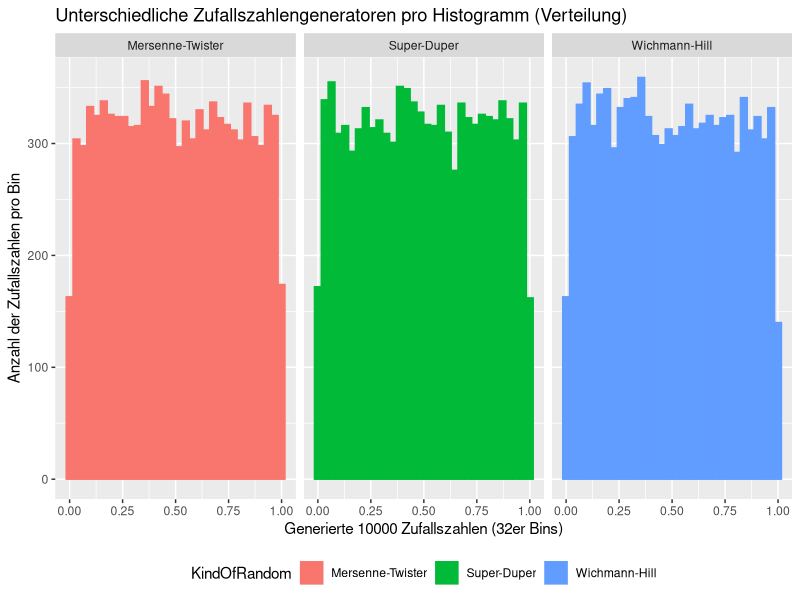
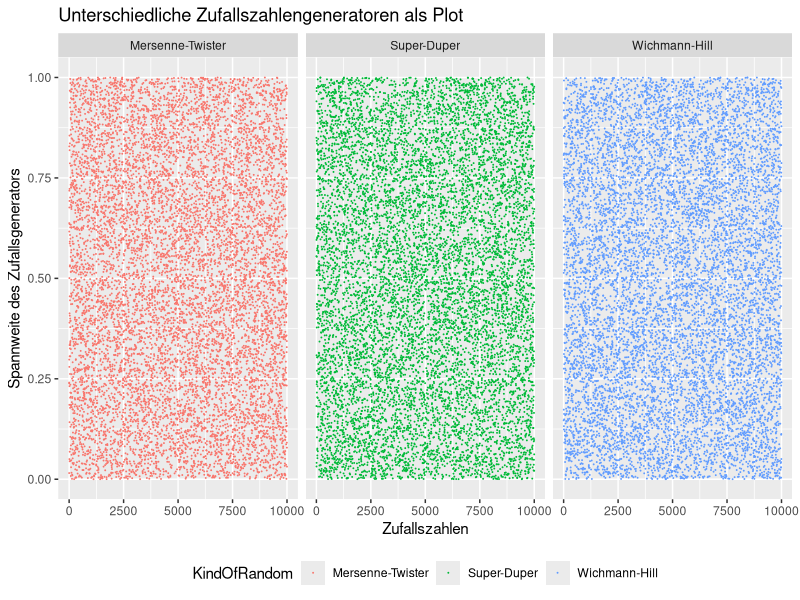

The R script that drew these images, in order:
## ---- chunk 1
library(ggplot2)
numberOfRandomNumbers <- 10000

RNGkind("Mersenne-Twister") # matches  "Mersenne-Twister"
datamt = data.frame(data = runif(numberOfRandomNumbers), KindOfRandom = "Mersenne-Twister", pos = 1:numberOfRandomNumbers)

RNGkind("Super") # matches  "Super-Duper"
datasd = data.frame(data = runif(numberOfRandomNumbers), KindOfRandom = "Super-Duper", pos = 1:numberOfRandomNumbers)

RNGkind("Wichmann-Hill") # matches  "Wichmann-Hill"
datawh = data.frame(data = runif(numberOfRandomNumbers), KindOfRandom = "Wichmann-Hill", pos = 1:numberOfRandomNumbers)

data <- rbind(datamt, datasd, datawh)

ggplot(data, aes(x = data, color = KindOfRandom, fill = KindOfRandom)) + 
  geom_histogram(bins = 32) + 
  facet_grid(~ KindOfRandom) +
  theme(legend.direction = "horizontal", 
        legend.position = "bottom",
        legend.box = "horizontal") +
  labs(title = "Unterschiedliche Zufallszahlengeneratoren pro Histogramm (Verteilung)",
  x = "Generierte 10000 Zufallszahlen (32er Bins)",
  y = "Anzahl der Zufallszahlen pro Bin")
## ---- chunk 2
ggplot(data, aes(y = data, x = pos, color = KindOfRandom)) + 
  geom_point(size = 0.01) +
  facet_grid(~ KindOfRandom) +
  theme(legend.direction = "horizontal", 
        legend.position = "bottom",
        legend.box = "horizontal") +
  labs(title = "Unterschiedliche Zufallszahlengeneratoren als Plot",
  x = "Zufallszahlen",
  y = "Spannweite des Zufallsgenerators")
## ---- chunk 3
#?RNG
## ---- chunk 4
# RNGkind setzt den Pseudozufallsgenerator
# Setzt den Zufallsgenerator auf L'Ecuyer-CMRG
RNGkind("L'Ecuyer-CMRG")

# Gibt den aktuellen Zufallsgenerator aus
RNGkind()

# Setzt den Zufallsgenerator auf Mersenne-Twister (default)
RNGkind("Mersenne-Twister")
## ---- chunk 5
# Setzt den Seed auf 123456789 für genau den nächsten Aufruf
set.seed(123456789)

# Generiert immer die selben 10 Zufallszahlen wegen den seed.
runif(10)

# Generiert 10 Zufallszahlen ohne Seed
runif(10)
## ---- chunk 6
#options(expressions=100000)
# Berechnet die neue Zufallszahl
#PP.Coincidence.CalculateNumber <- function (randomNumber) {
#  first <- as.numeric(substr(randomNumber, 0, 5))
#  second <- as.numeric(substr(randomNumber, 6, 10))
#  
#  if(is.na(second) || second == 0) {
#    second <- bitwXor(first, as.numeric(substr(as.numeric(Sys.time()), 6, 10)))
#  }
#  return (first * second)
#}

# Rekursiver Aufrauf
#PP.Coincidence.Recursive <- function(numberOfRandomNumbers, randomNumber, randomList) {
#  if (numberOfRandomNumbers <=0 ) {
#    return( c() )
#  } else {
#    newRN <- PP.Coincidence.CalculateNumber(randomNumber)
#    return( c(Recall(numberOfRandomNumbers-1, newRN, randomList),newRN/10000000000) )
#  }
#}

# Initialaufruf mit einer Anzahl von Zufallszahlen
#PP.Coincidence <- function(numberOfRandomNumbers){
#  return (PP.Coincidence.Recursive(numberOfRandomNumbers, as.numeric(Sys.time()), c()))
#}
